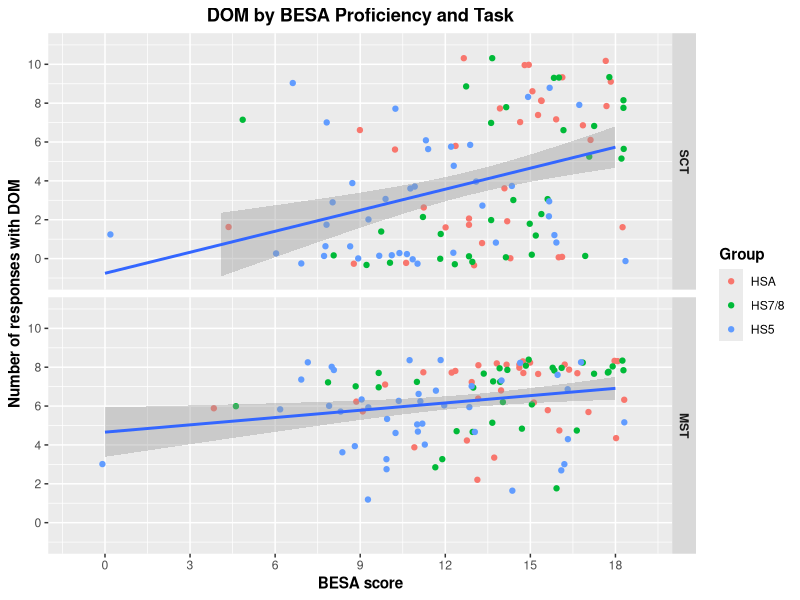
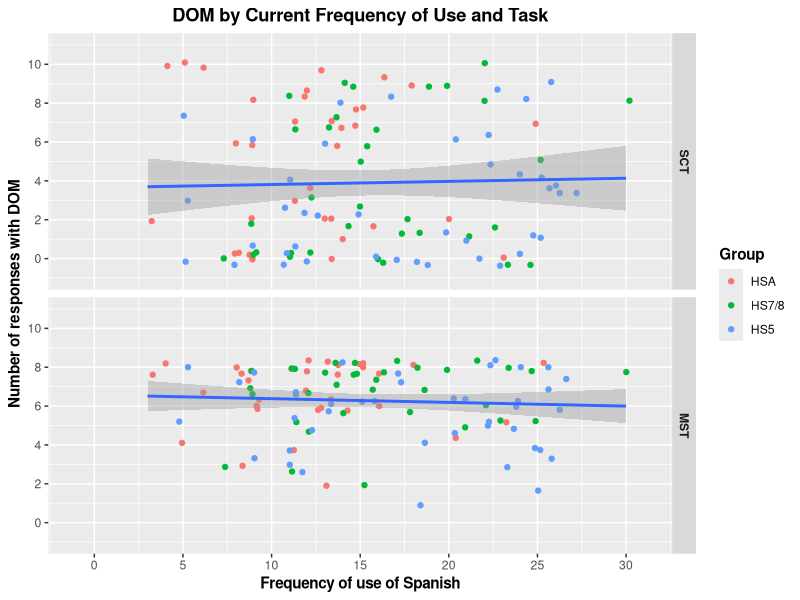

These charts were generated, in order, by the following R code:
library(tidyverse)
library(lme4)
library(lmerTest)
library(here)

options(scipen = 99)

# Load data
## EPT
HSA_SCT <- read_csv(here("./CSV Files/Adult HS/Adult HS DOM EPT.csv")) %>%
  filter(Item %in% c("EPT-02", "EPT-08", "EPT-12", "EPT-14", "EPT-20", "EPT-24", "EPT-26", "EPT-32", "EPT-38", "EPT-42")) %>%
  mutate(Group = "HSA",
         Task = "SCT")

DLI78_SCT <- read_csv(here("./CSV Files/DLI-78/DLI-78 DOM EPT.csv")) %>%
  mutate(Group = "HS7/8",
         Task = "SCT")

MLS78_SCT <- read_csv(here("./CSV Files/MLS-78/MLS-78 DOM EPT.csv")) %>%
  mutate(Group = "HS7/8",
         Task = "SCT")

DLI5_SCT <- read_csv(here("./CSV Files/DLI-5/DLI-5 DOM EPT.csv"))  %>%
  filter(Item %in% c("EPT-02", "EPT-08", "EPT-12", "EPT-14", "EPT-20", "EPT-24", "EPT-26", "EPT-32", "EPT-38", "EPT-42")) %>%
  mutate(Group = "HS5",
         Task = "SCT")

MLS5_SCT <- read_csv(here("./CSV Files/MLS-5/MLS-5 DOM EPT.csv")) %>%
  filter(Item %in% c("EPT-02", "EPT-08", "EPT-12", "EPT-14", "EPT-20", "EPT-24", "EPT-26", "EPT-32", "EPT-38", "EPT-42")) %>%
  mutate(Group = "HS5",
         Task = "SCT")


## FCT
HSA_MST <- read_csv(here("./CSV Files/Adult HS/Adult HS DOM FCT.csv")) %>%
  mutate(Group = "HSA",
         Task = "MST")

DLI78_MST <- read_csv(here("./CSV Files/DLI-78/DLI-78 DOM FCT.csv")) %>% 
  mutate(Group = "HS7/8",
         Task = "MST")

MLS78_MST <- read_csv(here("./CSV Files/MLS-78/MLS-78 DOM FCT.csv")) %>% 
  mutate(Group = "HS7/8",
         Task = "MST")

DLI5_MST <- read_csv(here("./CSV Files/DLI-5/DLI-5 DOM FCT.csv"))  %>%
  mutate(Group = "HS5",
         Task = "MST")

MLS5_MST <- read_csv(here("./CSV Files/MLS-5/MLS-5 DOM FCT.csv")) %>%
  mutate(Group = "HS5",
         Task = "MST")

## Rejoin datasets
SCT <- rbind(HSA_SCT, DLI78_SCT, MLS78_SCT, DLI5_SCT, MLS5_SCT)
MST <- rbind(HSA_MST, DLI78_MST, MLS78_MST, DLI5_MST, MLS5_MST)


# Calculate sum of subjunctive responses by participant
SCT_Part_Avg <- aggregate(SCT$DOM_Use, list(SCT$Part_ID), FUN = sum, na.rm = TRUE)
SCT_Part_Avg <- SCT_Part_Avg %>% rename(Part_Avg = x)
SCT_Part_Avg <- left_join(SCT, SCT_Part_Avg, by = c("Part_ID" = "Group.1")) %>% 
  filter(Item == "EPT-02")

MST_Part_Avg <- aggregate(MST$DOM_Use, list(MST$Part_ID), FUN = sum, na.rm = TRUE)
MST_Part_Avg <- MST_Part_Avg %>% rename(Part_Avg = x)
MST_Part_Avg <- left_join(MST, MST_Part_Avg, by = c("Part_ID" = "Group.1")) %>% 
  filter(Item == "FCT-03")

Aggregate <- rbind(SCT_Part_Avg, MST_Part_Avg)
Aggregate$Group <- factor(Aggregate$Group, levels = c("HSA", "HS7/8", "HS5"))
Aggregate$Task <- factor(Aggregate$Task, levels = c("SCT", "MST"))


# Generate graphs
## BESA Proficiency
Aggregate %>% 
  ggplot(aes(x = BESA_Total, y = Part_Avg)) + 
  geom_jitter(mapping = aes(color = Group)) +
  geom_smooth(method = glm) +
  facet_grid(rows = vars(Task)) +
  scale_y_continuous(breaks = seq (0, 10, 2),
                     limits = c(-1, 11)) +
  scale_x_continuous(breaks = seq (0, 18, 3),
                     limits = c(-1, 19)) +
  labs(x = "BESA score", y = "Number of responses with DOM", 
       title = "DOM by BESA Proficiency and Task") +
  theme(axis.title = element_text(face = "bold"),
        plot.title = element_text(hjust = 0.5, face = "bold"),
        legend.title = element_text(face = "bold"),
        strip.text = element_text(face = "bold"))


## Frequency of use
Aggregate %>% 
  ggplot(aes(x = Use_Joint, y = Part_Avg)) + 
  geom_jitter(mapping = aes(color = Group)) +
  geom_smooth(method = glm) +
  facet_grid(rows = vars(Task)) +
  scale_y_continuous(breaks = seq (0, 10, 2),
                     limits = c(-1, 11)) +
  scale_x_continuous(breaks = seq (0, 30, 5),
                     limits = c(-1, 31)) +
  labs(x = "Frequency of use of Spanish", y = "Number of responses with DOM", 
       title = "DOM by Current Frequency of Use and Task") +
  theme(axis.title = element_text(face = "bold"),
        plot.title = element_text(hjust = 0.5, face = "bold"),
        legend.title = element_text(face = "bold"),
        strip.text = element_text(face = "bold"))
